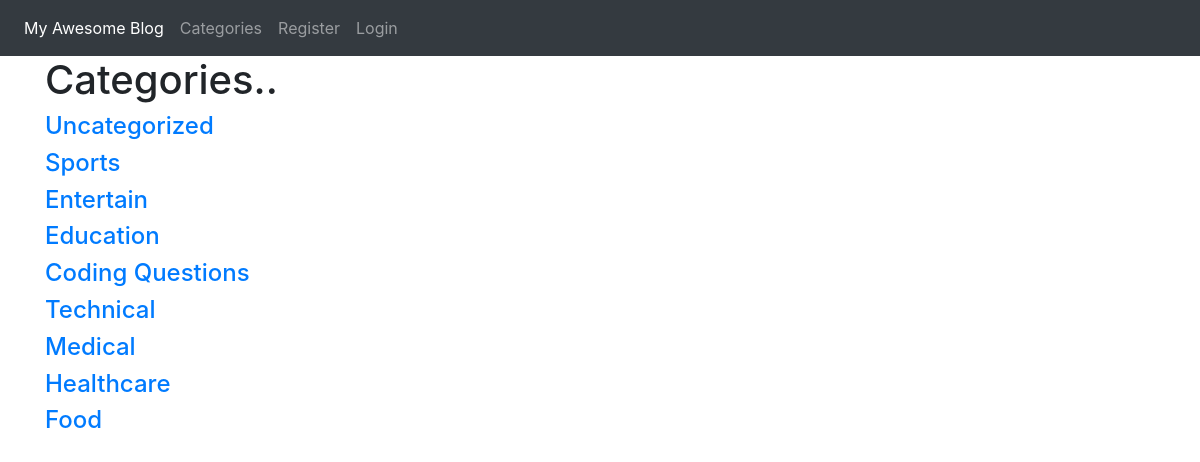
The page /blog/category_list on the database its author committed.
### Blogapp/models.py (models this page shows, shortened)
class Category(models.Model):
    name = models.CharField(max_length=30)
    def __str__(self):
        return self.name.title()

### Blogapp/views.py (the view)
# urls.py: path('category_list', CategoryViewList, name='category_list'),
def CategoryViewList(request):
    cats_list = Category.objects.all()
    return render(request, 'Blogapp/category_list.html', {'cats_list':cats_list})

### Blogapp/templates/Blogapp/category_list.html
{% extends 'Blogapp/base.html' %}
{% block content %}
<h1>Categories..</h1>
  {% for item in cats_list %}
  <h4><a href="{% url 'category' item|slugify %}">{{ item }}</a></h4>
  {% endfor %}
{% endblock %}

### rows shown on the page
Category: name "Uncategorized"
Category: name "Sports"
Category: name "Entertain"
Category: name "Education"
Category: name "Coding Questions"
Category: name "Technical"
Category: name "Medical"
Category: name "Healthcare"
Category: name "Food"
